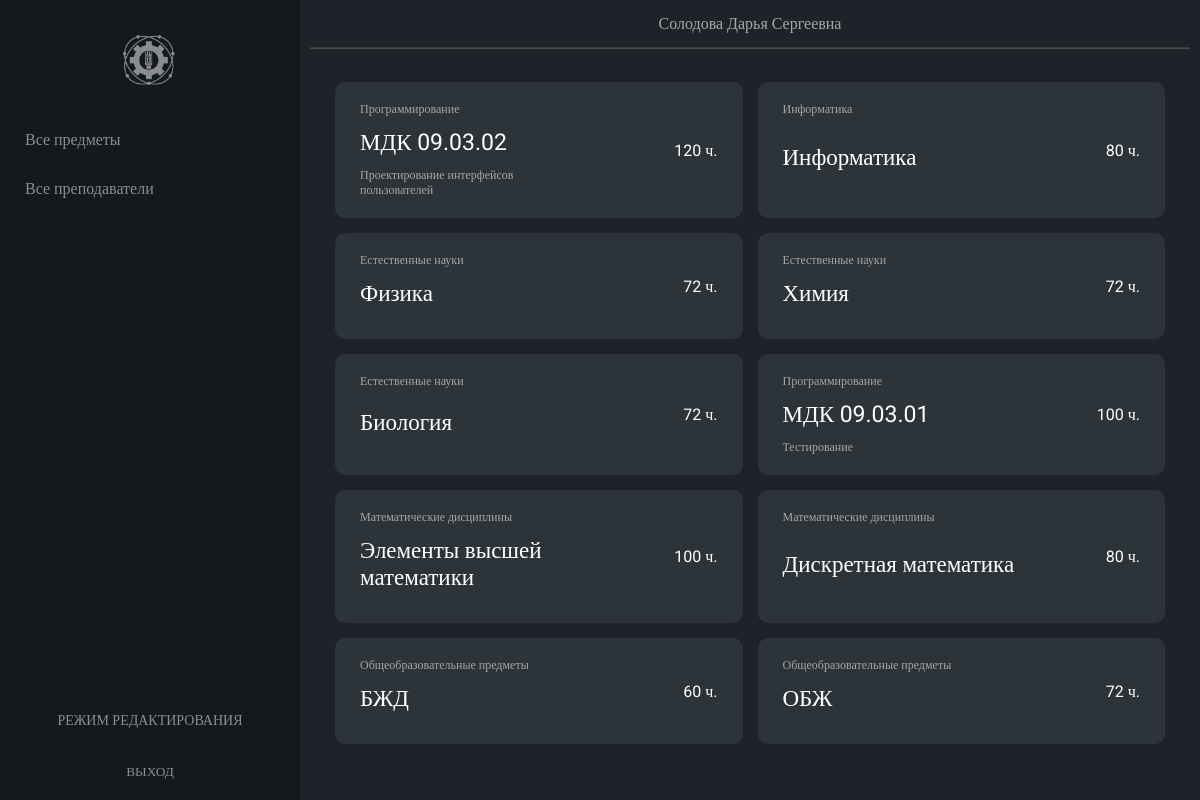
/pages/lk/allsubjects.php (signed in), run on the app's committed database.
### tables this page shows
CREATE TABLE `subjects` (
  `id_subject` int(11) NOT NULL,
  `id_profile` int(11) NOT NULL,
  `subject_name` varchar(255) NOT NULL,
  `subject_desc` varchar(255) DEFAULT NULL,
  `subject_hours` int(11) NOT NULL
);

CREATE TABLE `profiles` (
  `id_profile` int(11) NOT NULL,
  `profile_name` varchar(255) NOT NULL
);

### pages/lk/allsubjects.php (the view, shortened to what this page needs)
<?php
    require_once './../../php/connection.php';
    $result = mysqli_query($link,
    "SELECT
    `subjects`.`id_subject`,
    `subjects`.`subject_name`,
    `subjects`.`subject_desc`,
    `subjects`.`subject_hours`,
    `profiles`.`profile_name`
        FROM
        `subjects`,
        `profiles`
    WHERE `subjects`.`id_profile` = `profiles`.`id_profile`;");
    $subjects = mysqli_fetch_all($result);
?>
<!DOCTYPE html>
<html lang='ru'>
<head>
    <link rel='stylesheet' href='./../../styles/style.css'>
</head>
<body>
    <?php include './includes/nav.php'; ?>
    <main>
        <?php include './includes/header.php'; ?>
        <section class="all-subjects">
            <?
                foreach ($subjects as $value)
                {
                    ?>
                    <div class="subject-wrapper" data-subjectId="<?=$value[0]?>">
                        <div>
                            <p class="subject-profile"><?=$value[4]?></p>
                            <p class="subject-name"><?=$value[1]?></p>
                            <p class="subject-desc"><?=$value[2]?></p>
                        </div>
                        <p class="subject-hours"><?=$value[3]?> ч.</p>
                    </div>
                    <?
                }
            ?>
        </section>
    </main>
</body>
</html>

### styles/style.css (style rules this page uses)
*, *::after, *::before { box-sizing: border-box; margin: 0; padding: 0; }
html, body { height: 100%; width: 100%; }
html { height: 100%; }
body, input, a, textarea { font-family: "Roboto", serif; }
body { min-height: 100%; color: #FFFFFF; background-color: #1d2329; display: flex; flex-flow: row nowrap; }
main { display: flex; flex-flow: column nowrap; flex-grow: 1; }
main section { padding: 35px; }
section { padding: 25px; width: 100%; }
section.all-subjects, section.all-groups { display: grid; grid-template-columns: 1fr 1fr 1fr 1fr; grid-gap: 15px; }
div.subject-wrapper, a.groups-wrapper { border-radius: 10px; display: flex; flex-flow: row nowrap; justify-content: space-between; align-items: center; padding: 20px 25px; background-color: #2c343a; min-width: 300px; }
div.subject-wrapper div, a.groups-wrapper div { display: flex; flex-flow: column nowrap; justify-content: space-between; align-items: flex-start; height: 100%; }
div.subject-wrapper div p, a.groups-wrapper div p { margin-bottom: 12px; }
div.subject-wrapper div p:last-child, a.groups-wrapper div p:last-child { margin-bottom: unset; }
div.subject-wrapper p.subject-profile, div.subject-wrapper p.subject-desc, div.subject-wrapper p.group-profile, div.subject-wrapper p.group-desc, a.groups-wrapper p.subject-profile, a.groups-wrapper p.subject-desc, a.groups-wrapper p.group-profile, a.groups-wrapper p.group-desc { color: #A5A5A5; font-size: 12px; }
div.subject-wrapper p.subject-desc, div.subject-wrapper p.group-desc, a.groups-wrapper p.subject-desc, a.groups-wrapper p.group-desc { max-width: 200px; }
div.subject-wrapper p.subject-name, div.subject-wrapper p.group-name, a.groups-wrapper p.subject-name, a.groups-wrapper p.group-name { color: #fff; font-size: 23px; max-width: 300px; }
div.subject-wrapper p.subject-hours, div.subject-wrapper p.group-hours, a.groups-wrapper p.subject-hours, a.groups-wrapper p.group-hours { min-width: 50px; text-align: right; }
@media screen and (max-width: 1600px) { section.all-subjects, section.all-groups { display: grid; grid-template-columns: 1fr 1fr 1fr; grid-gap: 15px; } }
@media screen and (max-width: 1400px) { section.all-subjects, section.all-groups { display: grid; grid-template-columns: 1fr 1fr; grid-gap: 15px; } }

### data on the page
subjects: id_profile.profile_name "Программирование", subject_name "МДК 09.03.02", subject_desc "Проектирование интерфейсов пользователей", subject_hours "120"
subjects: id_profile.profile_name "Информатика", subject_name "Информатика", subject_hours "80"
subjects: id_profile.profile_name "Естественные науки", subject_name "Физика", subject_hours "72"
subjects: id_profile.profile_name "Естественные науки", subject_name "Химия", subject_hours "72"
subjects: id_profile.profile_name "Естественные науки", subject_name "Биология", subject_hours "72"
subjects: id_profile.profile_name "Программирование", subject_name "МДК 09.03.01", subject_desc "Тестирование", subject_hours "100"
subjects: id_profile.profile_name "Математические дисциплины", subject_name "Элементы высшей математики", subject_hours "100"
subjects: id_profile.profile_name "Математические дисциплины", subject_name "Дискретная математика", subject_hours "80"
subjects: id_profile.profile_name "Общеобразовательные предметы", subject_name "БЖД", subject_hours "60"
subjects: id_profile.profile_name "Общеобразовательные предметы", subject_name "ОБЖ", subject_hours "72"

### other printed values
$_COOKIE['id_admin'] "Солодова Дарья Сергеевна"
